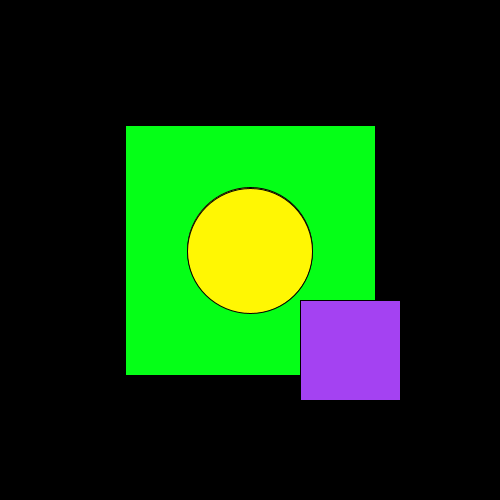
Frame 1 (no input)
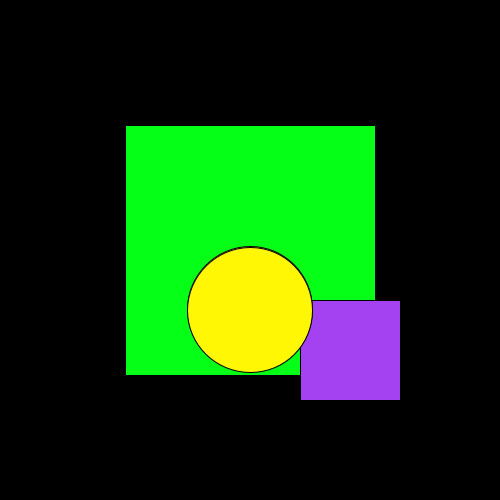
Frame 60 (the mouse pressed at the canvas centre just before this capture)
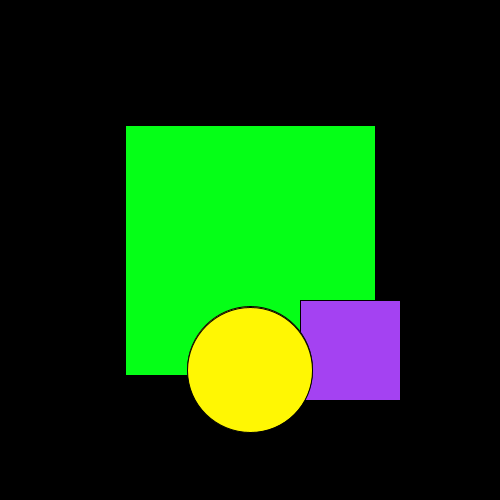
Frame 120 (the mouse held since frame 60 and released just before this capture)

The Processing sketch that drew these frames (run headless with seeded random() and noise(); from frame 60 on, the mouse is pressed at the canvas centre):

// Processing sketch: class_desine_new_code
// ── class_desine_new_code.pde
private ArrayList<Shape> shapes = new ArrayList<Shape>();
Circle cHex;

public void setup() {
  size (500, 500);

  Rectangle rHex = new Rectangle(width*1/4, height*1/4, width*2/4, height*2/4, #05FF17 );
  Rectangle rRGB = new Rectangle(width*3/5, height*3/5, width*1/5, height*1/5, color(random(255), random(255), random(255) ) );
  cHex = new Circle(width*1/2, height*1/2, width*1/4, #FFF703);
  
  //Local Object, will not be seen outside setup()
  //Circle cHex = new Circle(width*1/2, height*1/2, width*1/4, #FFF703);

  //shapes declared as ArrayList, seen outside setup()
  shapes.add(rHex);
  shapes.add(rRGB);
  shapes.add(cHex);
}

void draw() {
  background (0); //Black

  //Draw Static Shapes
  for (int i=0; i<shapes.size(); i++) {
    shapes.get(i).draw();
  }
  
  //Moving Circle
  cHex.step();
  shapes.get(2).draw(); //Actually moves the object, does not need previous style animation
}

abstract class Shape {
  public float x;
 public float y;

  private Shape(float x, float y) {
    this.x = x;
    this.y = y;
  }

  abstract void draw();
}

// ── Rectangle.pde
class Rectangle extends Shape {
   private float width;
  private float height;
 private  color c;

 private Rectangle (float x, float y, float width, float height, color c) {
    super(x, y);
    this.width = width;
    this.height = height;
    this.c = c;
  }

public void draw() {
    fill(c);
    rect(x, y, width, height);
  }
}

// ── circle.pde
class Circle extends Shape {

 private float radius;
  private  color c;

 private Circle(float x, float y, float radius, color c) {
    super(x, y);
    this.radius = radius;
    this.c = c;
  }

 public void draw() {
    fill(c);
    ellipse(x, y, radius, radius);
  }

 private void step() {
    y++;
  }
}
